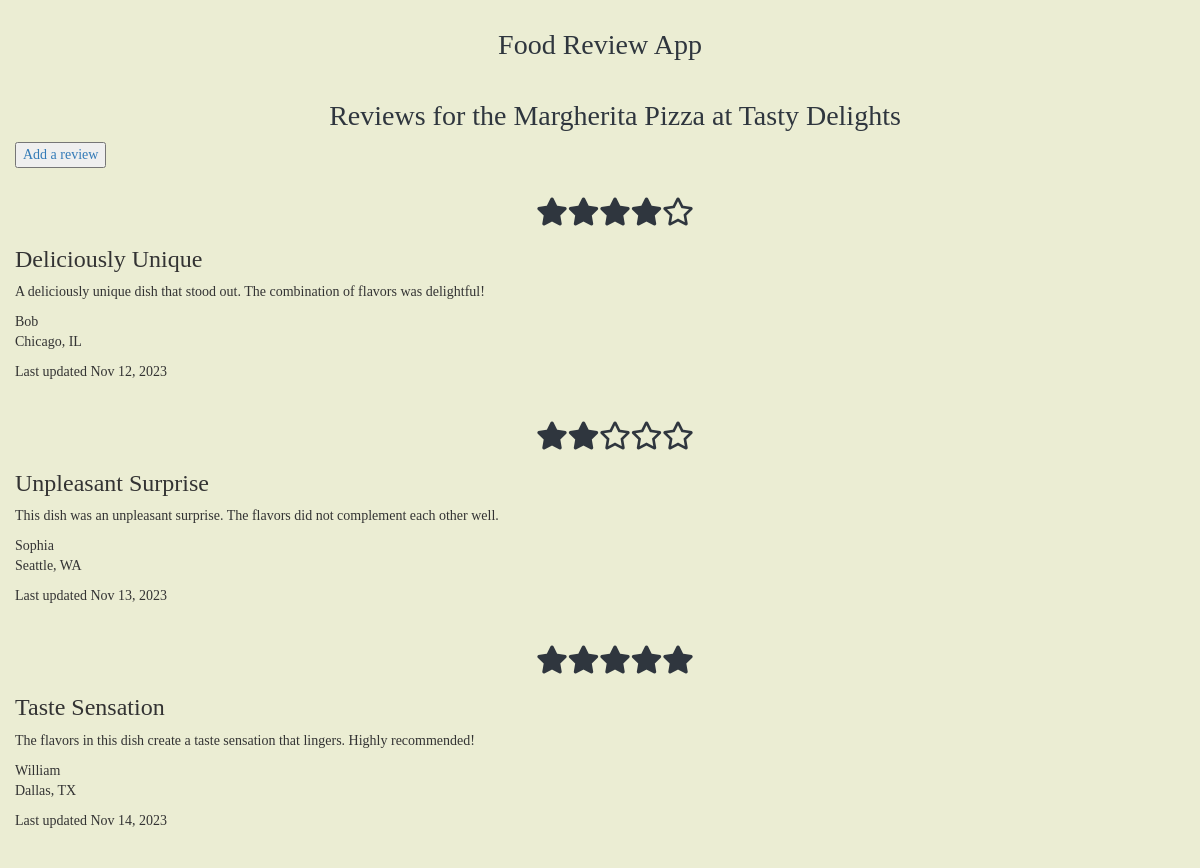
The app's page /reviews/review-list.php?food_item=1 with its own data.
### tables this page shows
CREATE TABLE `food_item` (
  `food_item_id` int(11) NOT NULL,
  `restaurant_id` int(11) NOT NULL,
  `name` varchar(255) NOT NULL,
  `description` text,
  `type` varchar(50) NOT NULL,
  `price` decimal(8,2) NOT NULL,
  `photo` varchar(255) DEFAULT NULL
);

CREATE TABLE `restaurant` (
  `restaurant_id` int(11) NOT NULL,
  `name` varchar(255) NOT NULL,
  `type` varchar(50) NOT NULL,
  `description` text,
  `address` varchar(255) NOT NULL,
  `phone` varchar(20) DEFAULT NULL,
  `website` varchar(255) DEFAULT NULL,
  `email` varchar(255) DEFAULT NULL,
  `photo` varchar(255) DEFAULT NULL,
  `user_id` int(11) DEFAULT NULL,
  `owner_name` varchar(255) DEFAULT NULL
);

CREATE TABLE `review` (
  `review_id` int(11) NOT NULL,
  `food_item_id` int(11) NOT NULL,
  `member_id` int(11) NOT NULL,
  `title` varchar(255) NOT NULL,
  `description` text,
  `rating` int(11) NOT NULL,
  `date` date NOT NULL
);

CREATE TABLE `member` (
  `member_id` int(11) NOT NULL,
  `first_name` varchar(255) NOT NULL,
  `last_name` varchar(255) NOT NULL,
  `city` varchar(255) NOT NULL,
  `state` varchar(255) NOT NULL,
  `user_id` int(11) NOT NULL
);

### reviews/review-list.php (the view, shortened to what this page needs)
<html>
	<head>
		<link rel="stylesheet" href="https://maxcdn.bootstrapcdn.com/bootstrap/3.3.7/css/bootstrap.min.css">
		<link rel="stylesheet" href="food-style.css">
	</head>
	</body>
		<div class='container-fluid' >
			<div class='row'>
				<div class='col-sm-12'>
					<h1>Food Review App</h1>
				</div>
			</div>
		</div>
<?php
require_once "../functions/star_rating.php";
require_once "../usermanagement/User.php";
if(isset($_GET['food_item']))	{
	$food_item_id = $_GET['food_item'];
	$conn = new mysqli($hn, $un, $pw, $db);
	$query = "
		select
			f.name as food_item_name,
			r.name as restaurant_name
		from food_item as f
		left join restaurant as r
			on f.restaurant_id = r.restaurant_id
		where food_item_id='$food_item_id';
	";
	$result = $conn->query($query);
	$food_item = $result->fetch_array(MYSQLI_ASSOC);
	echo <<<_END
		<div class='container-fluid'>
			<div class='row'>
				<div class="col-sm-12">
					<h2>Reviews for the $food_item[food_item_name] at $food_item[restaurant_name]</h2>
				</div>
			</div>
			<div class='row'>
				<div class='col-sm-12'>
					<a href='review-add.php?food_item=$food_item_id'><button>Add a review</button></a>
				</div>
			</div>
		</div>
	_END;
	$query = "
		select
		r.*,
		m.user_id,
		m.first_name,
		m.last_name,
		m.city,
		m.state
		from review as r
		left join member as m
			on r.member_id = m.member_id
		where food_item_id='$food_item_id';
	";
	$result = $conn->query($query);
	$rows = $result->num_rows;
	if($rows>0)	{
		for ($i=0; $i<$rows; $i++)	{
			$review = $result->fetch_array(MYSQLI_ASSOC);
			$review_date = new DateTime($review['date']);
			$review_date = $review_date->format("M j, Y");
			echo <<<_END
				<div class='container-fluid'>
					<div class='row'>
						<div class='col-sm-12'>
			_END;
			echo '<h2>'.displayStarRating($review['rating']).'</h2>';
			if(isset($_SESSION['user'])){
				$user = $_SESSION['user'];
				$user_id = $user->user_id;
				$user_roles[] = $user->getRoles();
				if($user_id == $review['user_id']
						or in_array('admin', $user_roles)){
					echo <<<_END
									<h3>$review[title]</h3>
									<p>$review[description]</p>
								</div>
							</div>
							<div class='row'>
								<div class='col-sm-12'>
									<p>$review[first_name]<br>
									$review[city], $review[state]<br></p>
								</div>
							</div>
							<div class='row'>
								<div class='col-sm-6'>
									<p>Last updated $review_date</p>
								</div>
								<div class='col-sm-6'>
									<p><a href='review-update.php?review=$review[review_id]'>Update</a>
									<a href='review-delete.php?food_item=$food_item_id&review=$review[review_id]'>Delete</a></p>
								</div>
							</div>
						</div>
					_END;
				} else {
					echo <<<_END
									<h3>$review[title]</h3>
									<p>$review[description]</p>
								</div>
							</div>
							<div class='row'>
								<div class='col-sm-12'>
									<p>$review[first_name]<br>
									$review[city], $review[state]<br></p>
								</div>
							</div>
							<div class='row'>
								<div class='col-sm-6'>
									<p>Last updated $review_date</p>
								</div>
							</div>
						</div>
					_END;
				}
			} else {
				echo <<<_END
								<h3>$review[title]</h3>
								<p>$review[description]</p>
							</div>
						</div>
						<div class='row'>
								<div class='col-sm-12'>
									<p>$review[first_name]<br>
									$review[city], $review[state]<br></p>
								</div>
							</div>
							<div class='row'>
								<div class='col-sm-6'>
									<p>Last updated $review_date</p>
								</div>
							</div>
					</div>
				_END;
			}
		}
	}
}
?>
	<br><br>
	</body>
</html>

### functions/star_rating.php
<html>
	<head>
		<link rel="stylesheet" href="https://cdnjs.cloudflare.com/ajax/libs/font-awesome/5.15.3/css/all.min.css">
	</head>
	<body>
	</body>
</html>
<?php
function displayStarRating($rating) {
    $stars = "";
    for ($i = 1; $i <= 5; $i++) {
        if ($i <= $rating) {
            $stars .= '<i class="fas fa-star"></i>';
        } else {
            $stars .= '<i class="far fa-star"></i>';
        }
    }
    return $stars;
}
?>

### home/food-style.css (style rules this page uses)
body { font-family: Times New Roman, sans-serif; background-color: #EBEDD3; }
h1 { text-align: center; margin-top: 30px; font-size: 28px; color: #2F363E; }
h2 { text-align: center; margin-left: 30px; margin-top: 30px; font-size: 28px; color: #2F363E; }

### records on screen
food_item: name "Margherita Pizza", restaurant.name "Tasty Delights"
review: rating 4 (drawn), title "Deliciously Unique", description "A deliciously unique dish that stood out. The combination of flavors was delightful!", member.first_name "Bob", member.city "Chicago", member.state "IL", date "Nov 12, 2023"
review: rating 2 (drawn), title "Unpleasant Surprise", description "This dish was an unpleasant surprise. The flavors did not complement each other well.", member.first_name "Sophia", member.city "Seattle", member.state "WA", date "Nov 13, 2023"
review: rating 5 (drawn), title "Taste Sensation", description "The flavors in this dish create a taste sensation that lingers. Highly recommended!", member.first_name "William", member.city "Dallas", member.state "TX", date "Nov 14, 2023"
